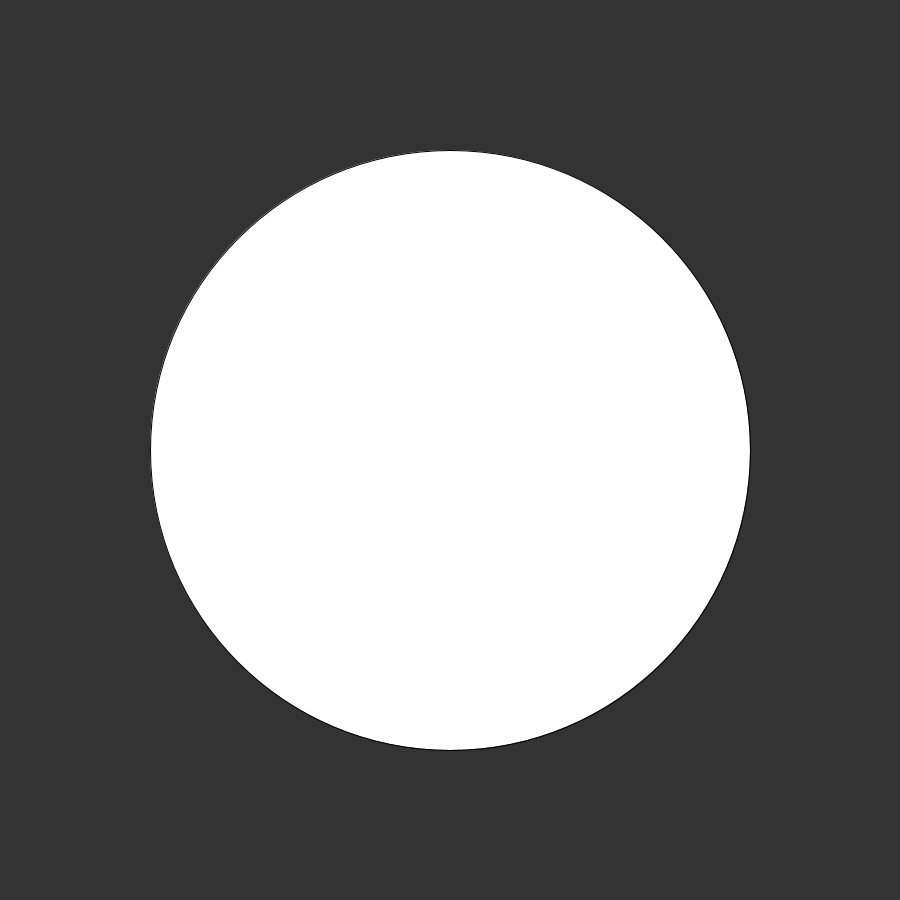
Frame 1 (no input)
Frame 60 (the mouse pressed at the canvas centre just before this capture): identical to frame 1, image omitted
Frame 120 (the mouse held since frame 60 and released just before this capture): identical to frame 1, image omitted

The Processing sketch that drew this single still picture (run headless with seeded random() and noise(); from frame 60 on, the mouse is pressed at the canvas centre):

// Processing sketch: starter
// ── starter.pde
float cX;
float cY;
float r;

void setup() {
	size(900,900);
	background(51);
	cX = width / 2;
	cY = height / 2;
	r = 600;
}

void draw() {
	background(51);
	ellipse(cX, cY, r, r);
}
